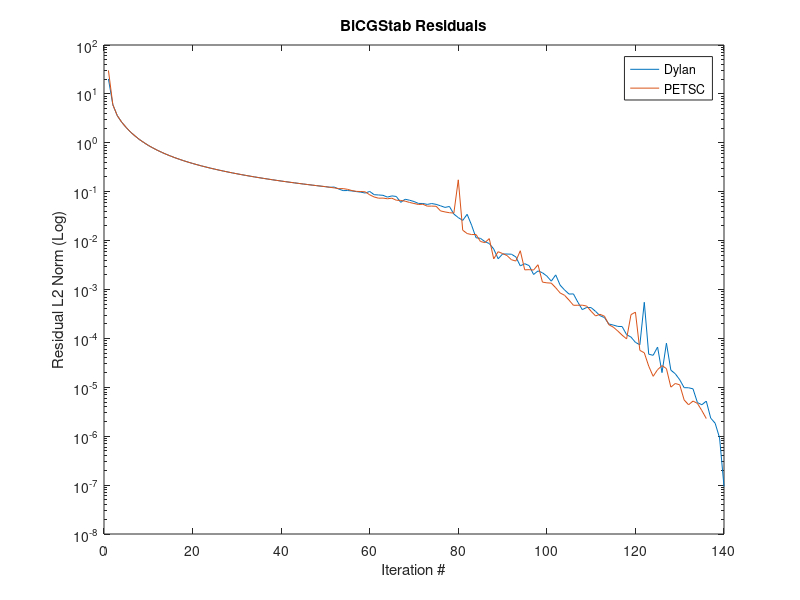

Here is the MATLAB script that generated this plot:
myStabber = fopen('myStab.txt','r')
petscStabber = fopen('ksp15.txt','r')

myStab = fscanf(myStabber,'%e');
petscStab = fscanf(petscStabber,'%e');

%%
semilogy(1:length(myStab),myStab,1:length(petscStab),petscStab)
hold on
legend("Dylan","PETSC")
title("BiCGStab Residuals")
xlabel("Iteration #")
ylabel("Residual L2 Norm (Log)")